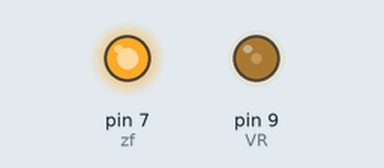
The sketch below on a simulated Arduino Uno, built with avr-gcc and run on an emulated ATmega328P. On the bench: output pins drawn as LEDs (lit = HIGH).

Above: at 0.1 s.
Timing chart, 0 to 1.6 s (numbered marks = the images above):
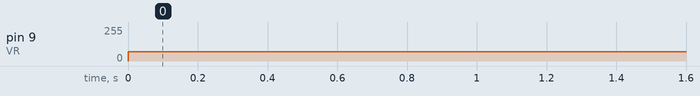

Measured:
- by itself, pin 9 (VR): 0/255 → 70/255 at 0.00 s

The sketch:

Code.ino
```cpp
int VR = 9;
int zf = 7;

void setup(){

  pinMode(VR, OUTPUT);
  pinMode(zf, OUTPUT);
  digitalWrite(zf, 1);  //for CW direction =1, for CCW direction =0
  }

  void loop() {

    analogWrite(VR, 70); // can change speed from 50-250 rpm
    delay(4);

    }
```
